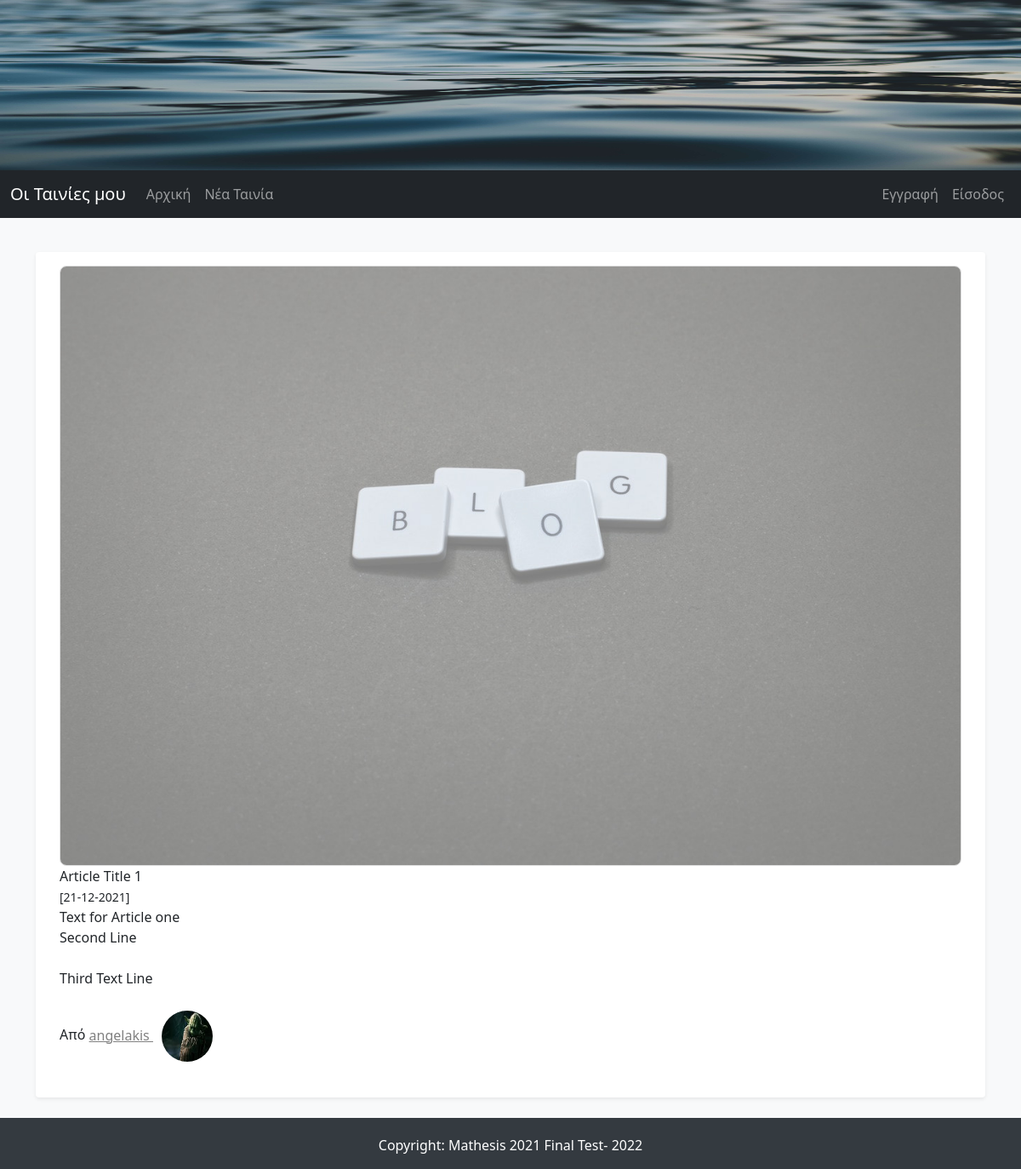
Screenshot of /full_movie/1 with the database file from the repository.
### ImdbApp/models.py (models this page shows, shortened)
class Movie(db.Model):
    id = db.Column(db.Integer, primary_key=True)
    movie_title = db.Column(db.String(50), nullable=False)
    movie_body = db.Column(db.Text(), nullable=False)
    movie_image = db.Column(db.String(30), nullable=False, default='default_movie_image.jpg')
    date_created = db.Column(db.DateTime, nullable=False, default=datetime.utcnow)
    release_year = db.Column(db.String(4), nullable=False)
    rating = db.Column(db.String(2), nullable=False)
    user_id = db.Column(db.Integer, db.ForeignKey('user.id'), nullable=False)

class User(db.Model, UserMixin):
    id = db.Column(db.Integer, primary_key=True)
    username = db.Column(db.String(15), unique=True, nullable=False)
    email = db.Column(db.String(150), unique=True, nullable=False)
    password = db.Column(db.String(36), nullable=False)
    profile_image = db.Column(db.String(30), default='default_profile_image.jpg')
    movies = db.relationship('Movie', backref='author', lazy=True)

### ImdbApp/routes.py (the view)
@app.route("/full_movie/<int:movie_id>", methods=["GET"])
def full_movie(movie_id):
    movie = Movie.query.get_or_404(movie_id)
    return render_template("full_movie.html", movie=movie)

### ImdbApp/templates/full_movie.html (shortened to what this page needs)
{% extends "base.html" %}
{% block content %}
<main role="main" class="container">
{% if movie %}
        <div class="row my-3 p-3 bg-body rounded shadow-sm">
          <div class="col col-md-12">
            {% if movie.movie_image and movie.movie_image != 'default_movie_image.jpg' %}
              <img src="{{ url_for('static', filename='images/movies_images/'+movie.movie_image) }}" alt="" class="img-responsive a_image" width="100%">
            {% endif %}
          </div>
          <div class="col col-md-12">
            <div class="main-movie-title">
              {{ movie.movie_title | safe }}
            </div>
            <small class="movie_date">[{{ movie.date_created.strftime('%d-%m-%Y') }}]</small>
            <p class="main-movie-partial-text">
              {{ movie.movie_body | safe }}
            </p>
            <p class="">Από
              <span>
                <a class="author-name" href="{{ url_for('movies_by_author', author_id=movie.author.id) }}"> {{ movie.author.username }}
                  <img class="rounded-circle profile-image" alt="{{ movie.author.username }}" src="{{ url_for('static', filename='images/profiles_images/'+movie.author.profile_image) }}" data-holder-rendered="true" data-bs-toggle="tooltip" data-bs-placement="top" title="{{ movie.author.username }}">
                </a>
              </span>
            </p>
          </div>
        </div>
{% endif %}
</main>
{% endblock content %}

### ImdbApp/static/css/styles.css (style rules this page uses)
body { background-color: #f8f9fa; }
.container { margin-top: 20px; }
.author-name:link { color: gray; }
.main-article-category:hover,.main-article-title:hover,.author-name { text-decoration: underline; color: black; }
.row { margin-top: 20px; }
.profile-image { width: 60px; height: 60px; margin: 10px; }
.a_image { border: 1px solid #ddd; border-radius: 8px; }

### rows the page displays
Movie: movie_image (placeholder picture), movie_title "Article Title 1", date_created "21-12-2021", movie_body "Text for Article one Second Line Third Text Line"
User: author.username "angelakis", profile_image (picture)
